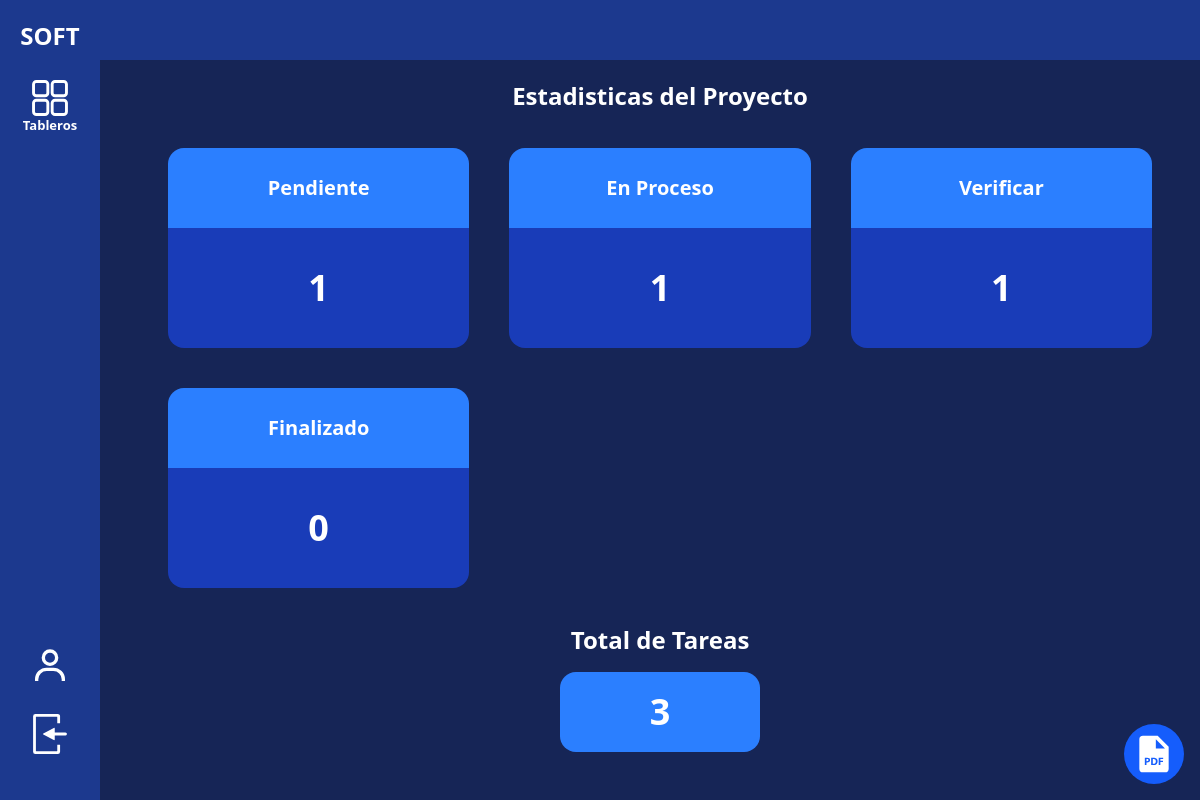
The page /2/estadistica (signed in) on the database as committed earlier.
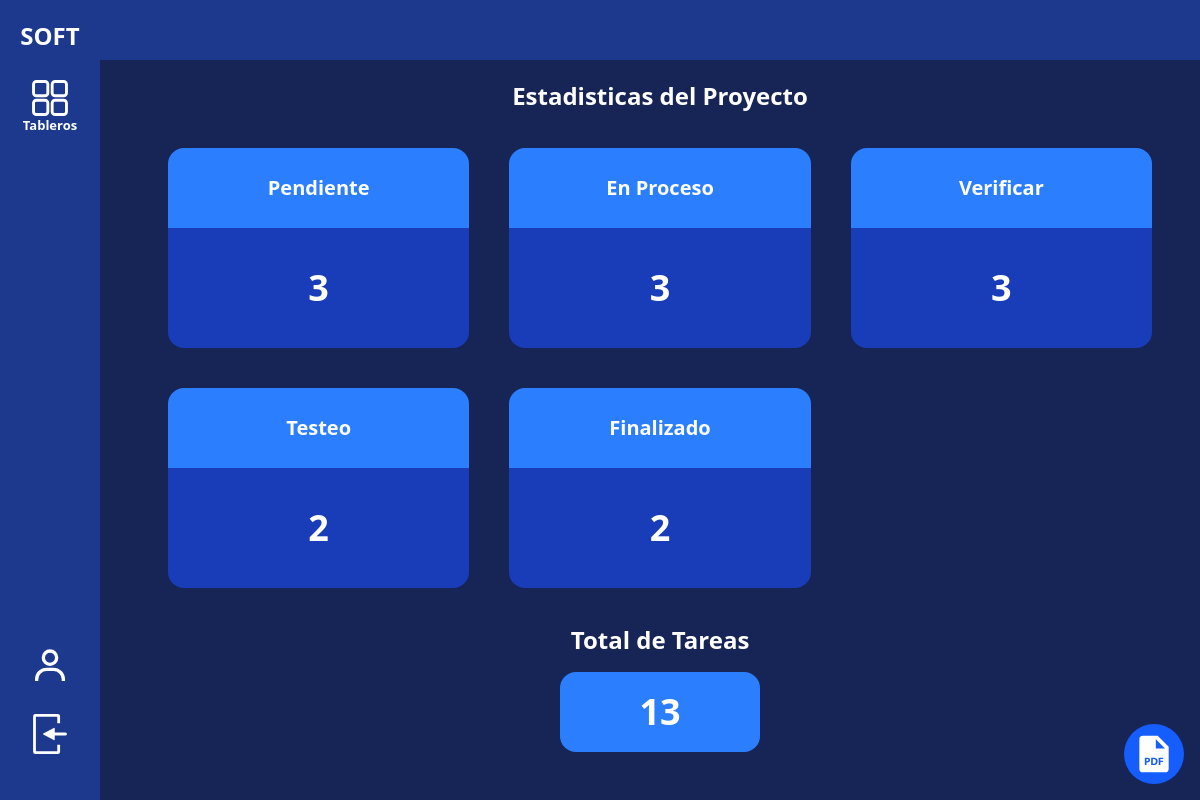
The same page on the database as committed later.
### GestionProyecto/models.py (models this page shows)
class categorias_proyecto(models.Model):
    id_proyecto = models.ForeignKey(Proyectos, on_delete=models.CASCADE)
    id_categoria = models.ForeignKey(categorias, on_delete=models.CASCADE)
    indice = models.IntegerField()

class categorias(models.Model):
    id_categoria = models.AutoField(primary_key=True)
    nombre = models.CharField(max_length=100)

### GestionProyecto/views.py (the view)
# urls.py: path("<int:id_proyecto>/estadistica", views.TableroEstadistica, name='ProyectoEstadistica'),
def TableroEstadistica (request, id_proyecto):
    if not request.user.is_staff:
        try:
            miembroAdmin = miembros_proyecto.objects.get(id_proyecto=id_proyecto, usuario=request.user)
        except:
            return redirect('Inicio')
    CategoriasProyecto = categorias_proyecto.objects.filter(id_proyecto=id_proyecto).order_by('indice')
    tareas = {}
    for categoria in CategoriasProyecto:
        tareas[f"{categoria.id_categoria.nombre}"] = tareas_proyecto.objects.filter(id_proyecto=id_proyecto).aggregate(
            valor=Count(Case(When(id_tarea__categoria_id=categoria.id_categoria.pk, then=Value(1)))),
        )
    tareasTotal = tareas_proyecto.objects.filter(id_proyecto=id_proyecto).count()
    return render(request, 'proyecto/Estadisticas.html', {
        "id_proyecto": id_proyecto,
        'categorias': CategoriasProyecto,
        'Tareas': tareas.items(),
        'tareasTotal': tareasTotal,
    })

### GestionProyecto/templates/proyecto/Estadisticas.html (shortened to what this page needs)
{% extends "proyectos.html" %}
{% block opcionesMenu %}
<a href="{% url "ProyectoTablero" id_proyecto %}" class="buttonNav">
    <figure class="w-9 h-9 cursor-pointer">
    </figure>
    <p class="text-[13px]">Tableros</p>
</a>
{% endblock opcionesMenu %}
{% block tabProyectos %}
<main class="text-white flex flex-col gap-4 items-center place-content-center md:place-content-baseline md:ml-30 scrollbar scrollbar-thumb-gray-700 p-5">
    <h2 class="text-center text-2xl font-bold">Estadisticas del Proyecto</h2>
    <section class="w-full p-5 grid gap-10 md:grid-cols-2 lg:grid-cols-3 max-w-screen-lg">
        {% for categoria in categorias %}
            <div class="grid rounded-2xl overflow-hidden">
                <div class="w-full h-20 bg-blue-500 flex justify-center items-center">
                    <h2 class="font-semibold text-xl">{{categoria.id_categoria.nombre}}</h2>
                </div>
                {% for tarea in Tareas %}
                    {% if categoria.id_categoria.nombre == tarea.0 %}
                        <article class="h-30 bg-blue-800 flex justify-center items-center">
                            <h2 class="font-semibold text-4xl">{{tarea.1.valor}}</h2>
                        </article>
                    {% endif %}
                {% endfor %}
            </div>
        {% endfor %}
    </section>
    <h2 class="text-center text-2xl font-bold">Total de Tareas</h2>
    <div class="grid rounded-2xl overflow-hidden">
        <div class="w-50 h-20 bg-blue-500 flex justify-center items-center">
            <h2 class="font-black text-4xl">{{tareasTotal}}</h2>
        </div>
    </div>
    <div class='fixed bottom-4 right-4 cursor-pointer'>
        <a target="_blank" href='{% url "generarPDF" id_proyecto %}' class="w-15 h-15 bg-blue-600 flex justify-center items-center rounded-full p-2">
        </a>
    </div>
</main>
{% endblock tabProyectos %}

Rows that differ between the two databases and show on the page:
added categorias_proyecto: id_categoria.nombre "Testeo", tarea "2"
Other text that changed with them:
{{ tareasTotal }}: "3" → "13"
new list line: "3"
new list line: "2"
list line gone: "1"
list line gone: "0"
